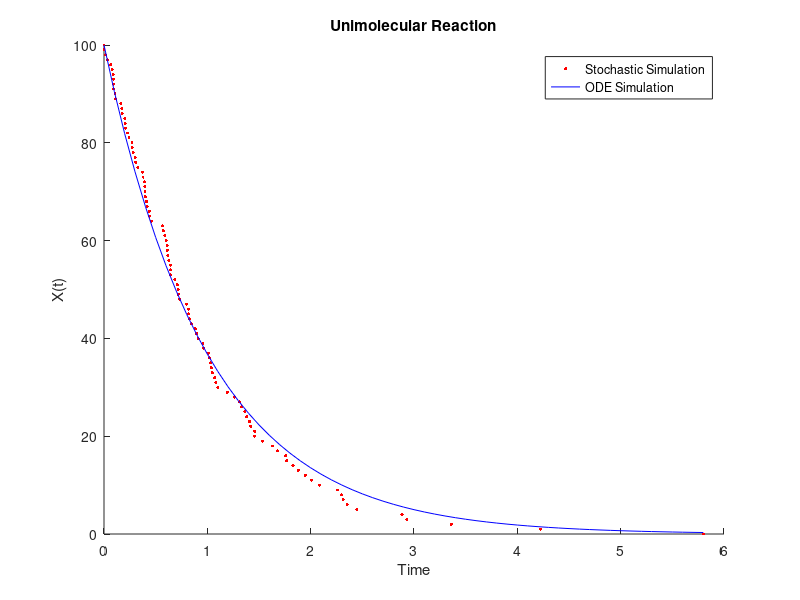

Write MATLAB code to recreate this figure.
clear all;
close all;

% Gillespie algorithm simulation of a unimolecular chemical reaction
% (S-->P). Utilizes the Stochastic Simulation Algorithm (SSA) from the
% Gillespie paper (Daniel T. Gillespie, 2007). Copy of the example given in
% the Gillespie paper.

k_f = 1;            %reaction rate constant
Omega = 1;          %volume of system
Iterations = 100;   %number of times the code runs

a_j = zeros(1,Iterations);  %allocates memory
a_0 = zeros(1,Iterations);

c = k_f;      %constant of reaction is rate constant due to unimolecular
t(1) = 0;       %initializes time
x(1) = 100;     %initial value for reactant species (S1)
ODEx(1) = x(1); %initial value for RRE solution

for i = 1:Iterations
    a_j(i) = (c)*x(i);        %calculates propensity function based on reaction constant
    a_0(i) = a_j(i);      %calculates sum of all a_j(x)
    
    r_1(i) = rand; %random values from uniformly distribution over unit interval
    r_2(i) = rand;
    
    tau(i) = (1/a_0(i))*log(1/r_1(i)); %calculates tau value based on Gillespie Eq.10a
    for n = 1:Iterations        %for loop to calculate smallest integer for j (Gillespie Eq. 10b)
        if sum(a_j(1:n)) > (r_2(i))*a_0(i) %finds smallest integer satisfying Eq. 10b
            j(i) = n;      %stores j value
            break;      %if this works we have a j value!
        end
    end
    
    t(i+1) = t(i)+tau(i);               %advances time
    x(i+1) = x(i) - 1;                  %updates molecule populations
    
    if x(i+1) < 0   %ends loop if population of reactant hits zero
        break
    end
end

ODEx = 0:0.1:max(t);
ODEy = x(1)*exp(-c*ODEx);

figure();
scatter(t,x,5,'r','filled');    %plots SSA trajectories
hold on;    
plot(ODEx,ODEy,'b');               %plots RRE solution
xlabel('Time');
ylabel('X(t)');
ylim([0 x(1)]);
legend('Stochastic Simulation','ODE Simulation');
title('Unimolecular Reaction');